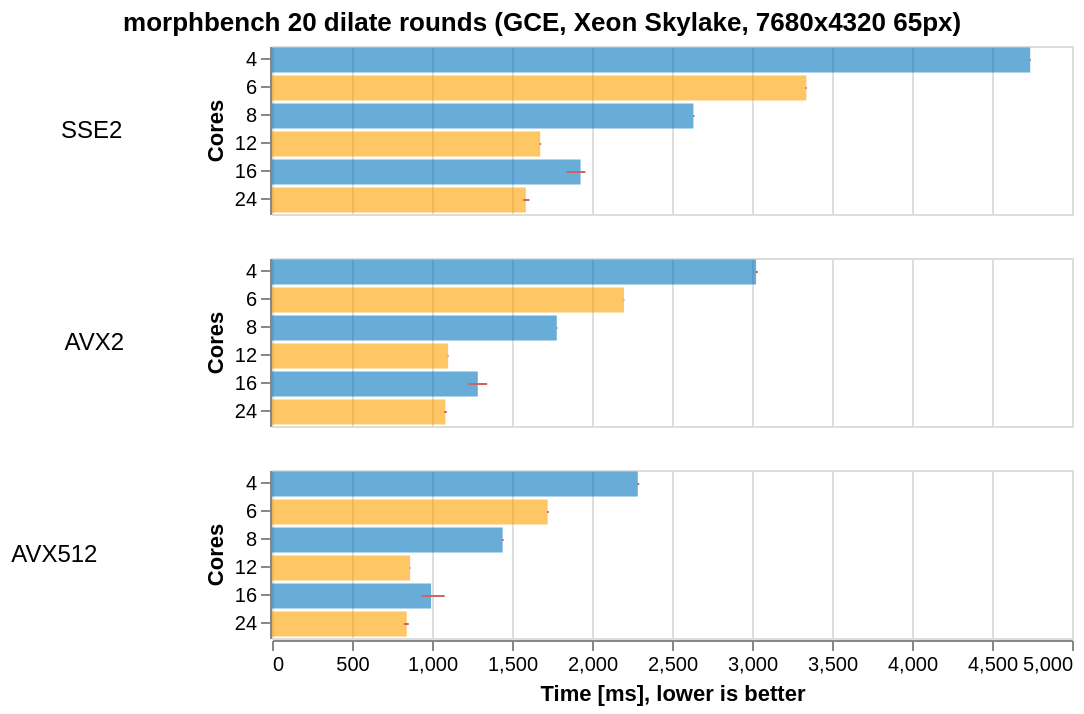

The specification (Vega-Lite) saved for this image:
### Vega-Lite specification from a JSON file in a GitHub repository (floating-point values rounded to 4 significant figures)
{"$schema": "https://vega.github.io/schema/vega-lite/v4.json", "title": {"text": "morphbench 20 dilate rounds (GCE, Xeon Skylake, 7680x4320 65px)", "anchor": "middle"}, "data": {"values": [{"set": "SSE2", "var": 4, "times": [4739.0, 4742.0, 4739.0, 4743.0, 4739.0, 4738.0, 4738.0, 4740.0, 4739.0, 4736.0, 4739.0, 4739.0, 4736.0, 4737.0, 4739.0, 4738.0, 4739.0, 4739.0, 4741.0, 4737.0]}, {"set": "SSE2", "var": 6, "times": [3342.0, 3341.0, 3343.0, 3339.0, 3341.0, 3338.0, 3343.0, 3339.0, 3339.0, 3337.0, 3337.0, 3338.0, 3337.0, 3342.0, 3341.0, 3341.0, 3341.0, 3339.0, 3335.0, 3342.0]}, {"set": "SSE2", "var": 8, "times": [2632.0, 2633.0, 2632.0, 2634.0, 2633.0, 2634.0, 2633.0, 2632.0, 2633.0, 2635.0, 2633.0, 2632.0, 2632.0, 2633.0, 2638.0, 2634.0, 2634.0, 2636.0, 2632.0, 2641.0]}, {"set": "SSE2", "var": 12, "times": [1676.0, 1677.0, 1676.0, 1675.0, 1681.0, 1682.0, 1677.0, 1676.0, 1676.0, 1674.0, 1676.0, 1674.0, 1674.0, 1675.0, 1681.0, 1674.0, 1675.0, 1674.0, 1676.0, 1676.0]}, {"set": "SSE2", "var": 16, "times": [1927.0, 1951.0, 1881.0, 1841.0, 1845.0, 1936.0, 1927.0, 1947.0, 1932.0, 1933.0, 1931.0, 1944.0, 1955.0, 1958.0, 1954.0, 1944.0, 1948.0, 1945.0, 1932.0, 1942.0]}, {"set": "SSE2", "var": 24, "times": [1600, 1609.0, 1597.0, 1597.0, 1571.0, 1602.0, 1603.0, 1572.0, 1586.0, 1603.0, 1571.0, 1571.0, 1572.0, 1574.0, 1573.0, 1574.0, 1574.0, 1572.0, 1598.0, 1609.0]}, {"set": "AVX2", "var": 4, "times": [3026.0, 3024.0, 3023.0, 3021.0, 3024.0, 3020.0, 3023.0, 3023.0, 3023.0, 3024.0, 3025.0, 3023.0, 3028.0, 3036.0, 3036.0, 3038.0, 3029.0, 3022.0, 3024.0, 3022.0]}, {"set": "AVX2", "var": 6, "times": [2199.0, 2201.0, 2201.0, 2199.0, 2201.0, 2199.0, 2200.0, 2199.0, 2200.0, 2201.0, 2199.0, 2199.0, 2202.0, 2200.0, 2199.0, 2201.0, 2201.0, 2200.0, 2202.0, 2202.0]}, {"set": "AVX2", "var": 8, "times": [1784.0, 1780.0, 1780.0, 1780.0, 1781.0, 1780.0, 1779.0, 1781.0, 1782.0, 1779.0, 1778.0, 1779.0, 1779.0, 1779.0, 1780.0, 1778.0, 1779.0, 1779.0, 1779.0, 1782.0]}, {"set": "AVX2", "var": 12, "times": [1100.0, 1102.0, 1101.0, 1099.0, 1101.0, 1101.0, 1104.0, 1100.0, 1100.0, 1101.0, 1100.0, 1100.0, 1099.0, 1099.0, 1099.0, 1101.0, 1104.0, 1101.0, 1101.0, 1100.0]}, {"set": "AVX2", "var": 16, "times": [1249.0, 1334.0, 1338.0, 1243.0, 1252.0, 1335.0, 1327.0, 1231.0, 1329.0, 1263.0, 1345.0, 1229.0, 1253.0, 1244.0, 1330.0, 1263.0, 1239.0, 1332.0, 1258.0, 1329.0]}, {"set": "AVX2", "var": 24, "times": [1092.0, 1091.0, 1092.0, 1083.0, 1081.0, 1087.0, 1084.0, 1090.0, 1082.0, 1087.0, 1080, 1083.0, 1076, 1078.0, 1081.0, 1079.0, 1078.0, 1081.0, 1084.0, 1082.0]}, {"set": "AVX512", "var": 4, "times": [2281.0, 2284.0, 2282.0, 2283.0, 2284.0, 2281.0, 2285.0, 2290.0, 2288.0, 2287.0, 2286.0, 2286.0, 2282.0, 2290.0, 2292.0, 2295.0, 2291.0, 2285.0, 2284.0, 2287.0]}, {"set": "AVX512", "var": 6, "times": [1725.0, 1727.0, 1725.0, 1725.0, 1723.0, 1722.0, 1730.0, 1721.0, 1720.0, 1725.0, 1725.0, 1724.0, 1723.0, 1721.0, 1720.0, 1723.0, 1721.0, 1723.0, 1722.0, 1721.0]}, {"set": "AVX512", "var": 8, "times": [1441.0, 1442.0, 1443.0, 1444.0, 1441.0, 1448.0, 1440.0, 1439.0, 1437.0, 1446.0, 1441, 1443.0, 1442.0, 1439.0, 1440.0, 1439.0, 1443.0, 1440.0, 1442.0, 1440.0]}, {"set": "AVX512", "var": 12, "times": [861.8, 862.0, 861.4, 862.5, 862.7, 862.0, 865.8, 864.1, 862.6, 861.9, 863.6, 864.3, 864.6, 864.7, 863.4, 863.7, 863.8, 862.6, 862.0, 863.5]}, {"set": "AVX512", "var": 16, "times": [979.6, 965.9, 961.4, 988.5, 980.3, 968.2, 969.4, 1024.0, 1033.0, 977.5, 953.4, 963.0, 1031.0, 975.7, 981.2, 1030.0, 1021.0, 935.3, 1079.0, 1073.0]}, {"set": "AVX512", "var": 24, "times": [854.9, 841.1, 847.3, 836.2, 854.2, 852.6, 852.6, 848.5, 846.8, 826.9, 834.0, 826.3, 825.2, 823.8, 843.4, 845.2, 838.8, 843.6, 854.2, 848.5]}]}, "transform": [{"flatten": ["times"]}, {"aggregate": [{"op": "min", "field": "times", "as": "timem"}, {"op": "max", "field": "times", "as": "timex"}, {"op": "mean", "field": "times", "as": "timean"}], "groupby": ["set", "var"]}], "facet": {"row": {"field": "set", "type": "nominal", "header": {"title": "", "labelAngle": 0, "labelFontSize": 12}, "sort": ["SSE2", "AVX2", "AVX512F"]}}, "spec": {"encoding": {"y": {"field": "var", "type": "ordinal", "axis": {"title": "Cores"}, "sort": "ascending"}}, "layer": [{"mark": {"type": "bar", "opacity": 0.6}, "height": {"step": 14}, "encoding": {"x": {"field": "timean", "type": "quantitative"}, "color": {"field": "var", "type": "ordinal", "scale": {"range": ["#0277bd", "#ffa000"]}, "legend": null, "sort": "ascending"}}}, {"width": 400, "mark": {"type": "errorbar", "color": "#c66"}, "encoding": {"x": {"field": "timem", "type": "quantitative", "axis": {"title": "Time [ms], lower is better", "grid": true}}, "x2": {"field": "timex"}, "size": {"value": 6}}}]}}
